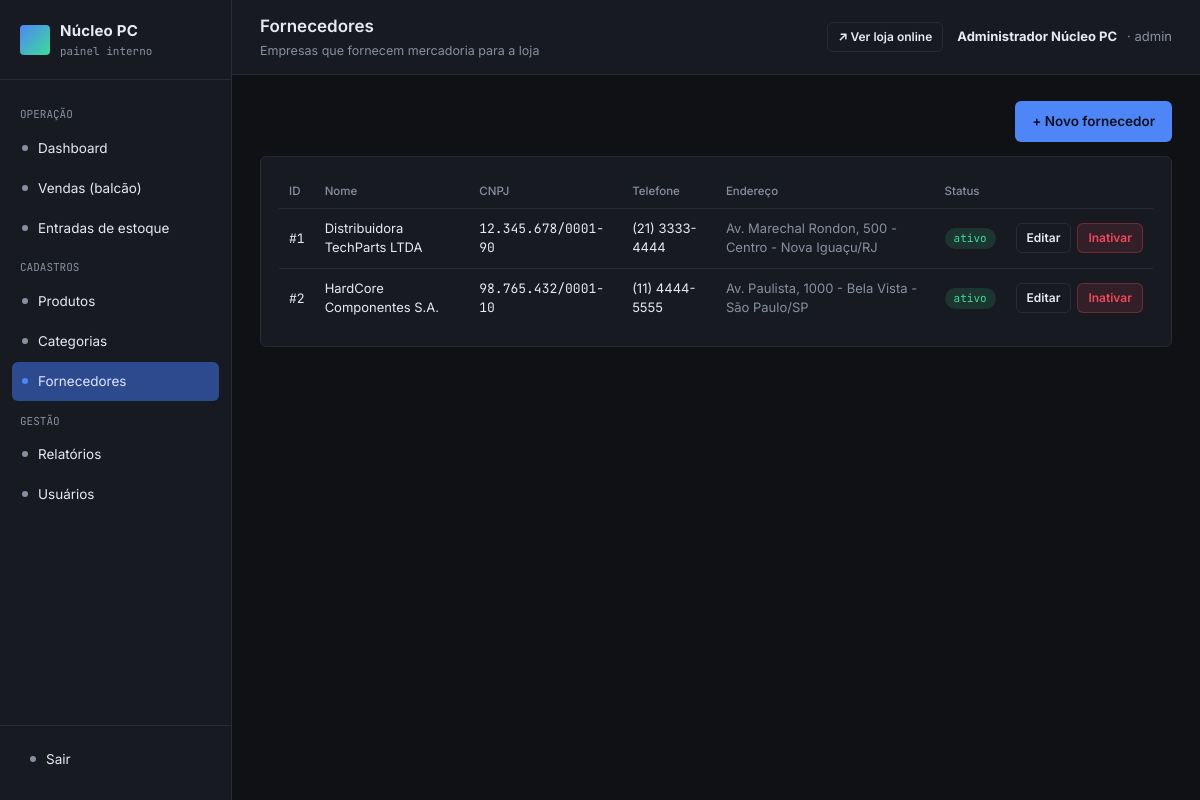
The app's page /admin/index.php?url=fornecedor/index (signed in) with its own data.
### tables this page shows
CREATE TABLE fornecedores (
    id INT AUTO_INCREMENT PRIMARY KEY,
    nome VARCHAR(150) NOT NULL,
    cnpj VARCHAR(20),
    telefone VARCHAR(20),
    email VARCHAR(150),
    cep VARCHAR(9),
    endereco VARCHAR(200),
    status ENUM('ativo','inativo') NOT NULL DEFAULT 'ativo',
    criado_em DATETIME DEFAULT CURRENT_TIMESTAMP
);

### admin/controllers/FornecedorController.php (called while the page is built, shortened)
<?php
class FornecedorController extends Controller
{
    public function index(): void
    {
        $model = $this->model('Fornecedor');
        $this->view('fornecedores/index', [
            'fornecedores' => $model->listarTodos(),
            'mensagem'     => $_GET['msg'] ?? null,
        ]);
    }
}

### admin/core/App.php (called while the page is built, shortened)
<?php
class App
{
    protected string $method = 'index';
    public function __construct()
    {
        $url = $this->parseUrl();
        if (!empty($url[0])) {
            $controllerName = ucfirst(strtolower($url[0])) . 'Controller';
            $arquivoController = __DIR__ . '/../controllers/' . $controllerName . '.php';
            if (file_exists($arquivoController)) {
                unset($url[0]);
            }
        }
        $controllerObj = new $this->controller();
        if (!empty($url[1]) && method_exists($controllerObj, $url[1])) {
            $this->method = $url[1];
            unset($url[1]);
        }
        $this->params = $url ? array_values($url) : [];
        call_user_func_array([$controllerObj, $this->method], $this->params);
    }
    private function parseUrl(): array
    {
        if (isset($_GET['url'])) {
            $url = rtrim($_GET['url'], '/');
            $url = filter_var($url, FILTER_SANITIZE_URL);
            return explode('/', $url);
        }
        return [];
    }
}

### admin/index.php (called while the page is built, shortened)
<?php
require_once __DIR__ . '/core/App.php';
new App();

### admin/models/Fornecedor.php (called while the page is built, shortened)
<?php
class Fornecedor
{
    private PDO $db;
    public function __construct()
    {
        $this->db = Database::getConnection();
    }
    public function listarTodos(): array
    {
        return $this->db->query('SELECT * FROM fornecedores ORDER BY nome ASC')->fetchAll();
    }
}

### admin/views/fornecedores/index.php (the view, shortened to what this page needs)
<?php
require __DIR__ . '/../layout/header.php';
?>
<div style="display:flex; justify-content:flex-end; margin-bottom:14px;">
  <a href="index.php?url=fornecedor/novo" class="btn btn-primary">+ Novo fornecedor</a>
</div>
<div class="card">
  <table>
    <thead>
      <tr><th>ID</th><th>Nome</th><th>CNPJ</th><th>Telefone</th><th>Endereço</th><th>Status</th><th></th></tr>
    </thead>
    <tbody>
      <?php foreach ($fornecedores as $f): ?>
        <tr>
          <td class="mono">#<?= $f['id'] ?></td>
          <td><?= htmlspecialchars($f['nome']) ?></td>
          <td class="mono"><?= htmlspecialchars($f['cnpj']) ?></td>
          <td><?= htmlspecialchars($f['telefone']) ?></td>
          <td class="text-muted"><?= htmlspecialchars($f['endereco']) ?></td>
          <td><span class="badge <?= $f['status'] === 'ativo' ? 'badge-ok' : 'badge-off' ?>"><?= $f['status'] ?></span></td>
          <td>
            <div class="row-actions">
              <a class="btn btn-ghost btn-sm" href="index.php?url=fornecedor/editar/<?= $f['id'] ?>">Editar</a>
              <?php if ($f['status'] === 'ativo'): ?>
                <a class="btn btn-danger btn-sm" href="index.php?url=fornecedor/inativar/<?= $f['id'] ?>">Inativar</a>
              <?php else: ?>
                <a class="btn btn-ghost btn-sm" href="index.php?url=fornecedor/ativar/<?= $f['id'] ?>">Ativar</a>
              <?php endif; ?>
            </div>
          </td>
        </tr>
      <?php endforeach; ?>
    </tbody>
  </table>
</div>
<?php require __DIR__ . '/../layout/footer.php'; ?>

### admin/assets/css/admin.css (style rules this page uses)
:root { --bg: #0F1115; --panel: #171A21; --panel-2: #1D212B; --border: #262B35; --text: #E7EAF0; --muted: #8890A0; --accent: #4F86F7; --accent-dim: #2E4A8F; --warn: #F2A93B; --danger: #F1495B; --success: #3DDC97; --radius: 6px; --mono: 'JetBrains Mono', 'Consolas', monospace; --sans: 'Inter', 'Segoe UI', sans-serif; }
* { box-sizing: border-box; }
body { margin: 0; background: var(--bg); color: var(--text); font-family: var(--sans); font-size: 14px; line-height: 1.5; }
a { color: var(--accent); text-decoration: none; }
.card { background: var(--panel); border: 1px solid var(--border); border-radius: var(--radius); padding: 18px; }
table { width: 100%; border-collapse: collapse; font-size: 13px; }
thead th { text-align: left; color: var(--muted); font-weight: 500; font-size: 11.5px; padding: 8px 10px; border-bottom: 1px solid var(--border); }
tbody td { padding: 10px; border-bottom: 1px solid var(--border); }
tbody tr:last-child td { border-bottom: none; }
.mono { font-family: var(--mono); }
.text-muted { color: var(--muted); }
.badge { display: inline-block; padding: 2px 9px; border-radius: 100px; font-size: 11px; font-family: var(--mono); }
.badge-ok { background: rgba(61,220,151,.14); color: var(--success); }
.btn { display: inline-flex; align-items: center; gap: 6px; padding: 9px 16px; border-radius: var(--radius); border: 1px solid transparent; font-size: 13.5px; font-weight: 600; cursor: pointer; font-family: var(--sans); }
.btn-primary { background: var(--accent); color: #06101F; }
.btn-ghost { background: transparent; border-color: var(--border); color: var(--text); }
.btn-danger { background: rgba(241,73,91,.12); color: var(--danger); border-color: rgba(241,73,91,.3); }
.btn-sm { padding: 5px 10px; font-size: 12px; }
.row-actions { display: flex; gap: 6px; }

### records on screen
fornecedores: id "1", nome "Distribuidora TechParts LTDA", cnpj "12.345.678/0001-90", telefone "(21) 3333-4444", endereco "Av. Marechal Rondon, 500 - Centro - Nova Iguaçu/RJ", status "ativo"
fornecedores: id "2", nome "HardCore Componentes S.A.", cnpj "98.765.432/0001-10", telefone "(11) 4444-5555", endereco "Av. Paulista, 1000 - Bela Vista - São Paulo/SP", status "ativo"

### other values on screen
$tituloPagina "Fornecedores"
$subtituloPagina "Empresas que fornecem mercadoria para a loja"
$_SESSION['usuario_nome'] "Administrador Núcleo PC"
$_SESSION['usuario_tipo'] "admin"
